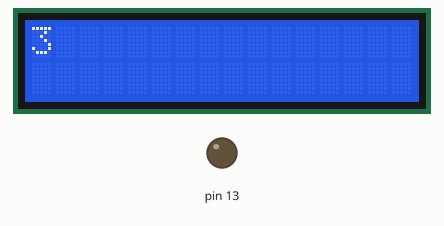
A sketch run on a simulated Arduino Uno, built with avr-gcc and run on an emulated ATmega328P. Parts: 16×2 character LCD, output pins drawn as LEDs (lit = HIGH). What the sketch prints to the serial monitor is not drawn.

Above: at 0.1 s.
At 2.1 s:
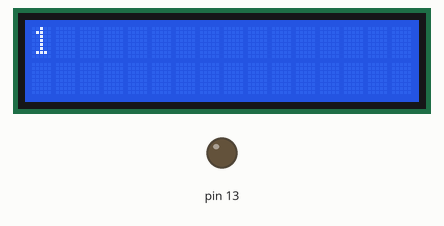
At 3.6 s:
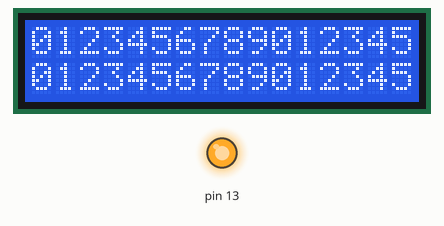
At 4.1 s:
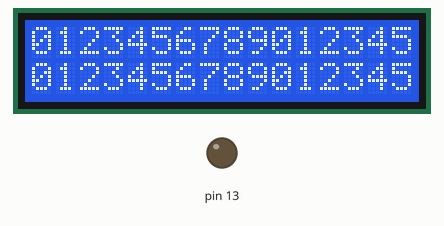
Timing chart, 0 to 5.6 s (numbered marks = the images above):
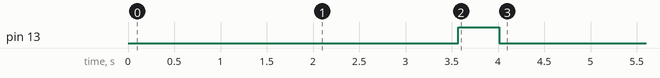

Measured:
- what the display in image 1 shows lasts 1.0 s, from 2.1 s to 3.1 s

The sketch:

sketch_jan13a.ino
```cpp
/*******************************************************************************
 * This is a continuation of Exercise 1. We would like you to use the DFRobot
 * LCD shield to compare the I/O speed (or latency) for displaying 32
 * characters (2 lines by 16 chars) on the LCD vs on the Arduino console
 * (UART).

 * Measure the total delay (latency) of displaying 32 characters. Do it
 * multiple times and measure the latency using your USB logic analyzer. Get
 * the measurements as accurate as possible.

 * The documentation for the LCD shield is available through Project 1 or
 * under the "Resources/Driver" folder.

 * Submit your source code, measurements and a picture of your LCD display and
 * Console.
 */

//Sample using LiquidCrystal library
#include <LiquidCrystal.h>

/*******************************************************

This program will test the LCD panel and the buttons
Mark Bramwell, July 2010

********************************************************/

// select the pins used on the LCD panel
LiquidCrystal lcd(8, 9, 4, 5, 6, 7);


// define some values used by the panel and buttons
int lcd_key     = 0;
int adc_key_in  = 0;
#define btnRIGHT  0
#define btnUP     1
#define btnDOWN   2
#define btnLEFT   3
#define btnSELECT 4
#define btnNONE   5

void printToDisplay() {
    lcd.setCursor(0,0);
    lcd.print("0123456789012345");
    lcd.setCursor(0,1);
    lcd.print("0123456789012345");
}

void printToDisplay_2(int i) {
    lcd.setCursor(0,0);

    lcd.print("0123456789012345");
    lcd.setCursor(0,1);
    lcd.print("0123456789012345");
}

void setup() {
    // initialize digital pin 13 as an output.
    pinMode(13, OUTPUT);
    Serial.begin(9600);

    lcd.begin(16, 2);

    lcd.setCursor(0,0);
    lcd.print("3");
    delay(1000);
    lcd.setCursor(0,0);
    lcd.print("2");
    delay(1000);
    lcd.setCursor(0,0);
    lcd.print("1");
    delay(1000);
    lcd.setCursor(0,0);
    lcd.print("0");
    delay(500);

    Serial.println("01234567890123450123456789012345");

    printToDisplay();
    int i = 0;

    digitalWrite(13, HIGH);
    while(i++ < 100) {
        printToDisplay();
    }
    digitalWrite(13, LOW);
}

void loop() {

}
```
